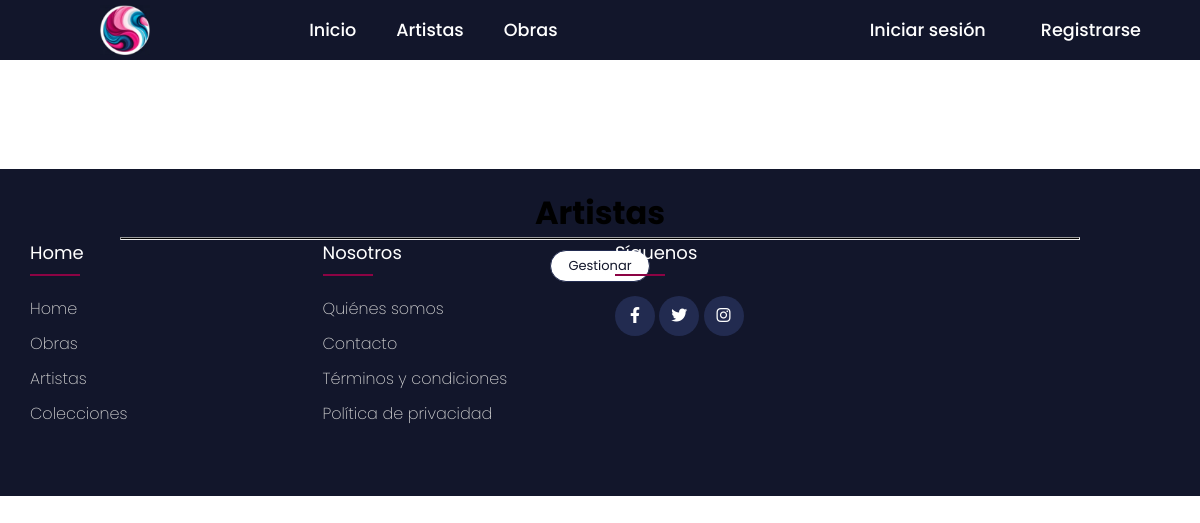
The app's page /artistas, older data.
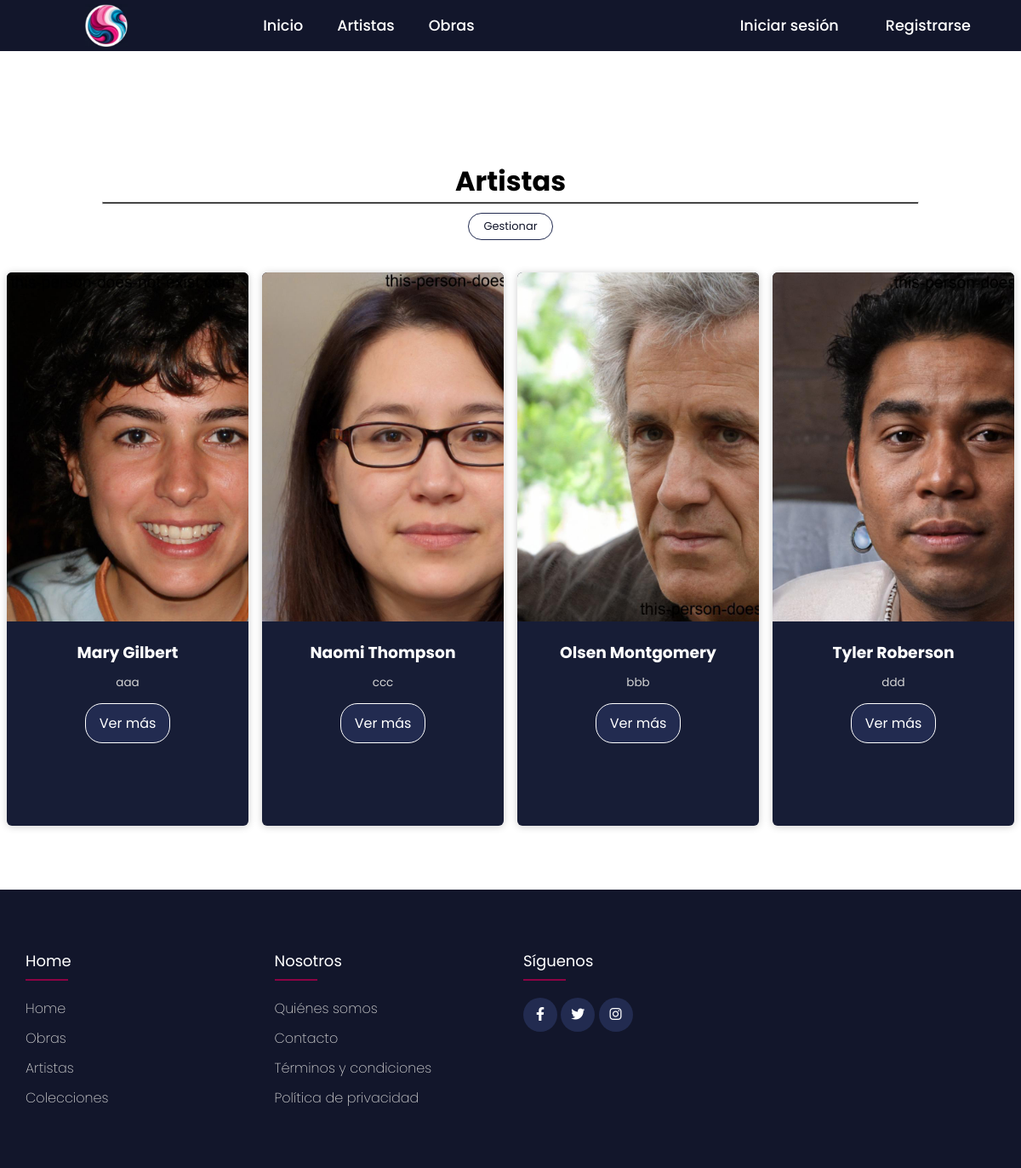
The same page, newer data.
### GroundZero/models.py (models this page shows, shortened)
class Artista(models.Model):
    idAr        = models.CharField(primary_key=True, max_length=6, null=False, verbose_name='idAr')
    nombreAr    = models.CharField(max_length=50, null=False, blank=False, verbose_name='nombreAr')
    apellidoAr  = models.CharField(max_length=50, null=True, blank=True, verbose_name='apellidoAr')
    fotoAr      = models.ImageField(upload_to='img/', null=False, blank=False, verbose_name='fotoAr')
    descAr      = models.CharField(max_length=250, null=False, blank=False, verbose_name='descAr')
    fechaIngr   = models.DateField(blank=False, null=False, verbose_name='fechaIgr')
    class Meta:
        ordering = ['nombreAr']

### GroundZero/views.py (the view)
# urls.py: path('artistas', views.artistas, name='artistas'),
def artistas(request):
    artistas  = Artista.objects.all()
    context = {"artistas":artistas}
    return render(request, 'GroundZero/artistas.html', context)

### GroundZero/templates/GroundZero/artistas.html (shortened to what this page needs)
{% extends "./base.html" %}
{% block body %}
{% load static %}
   <div class="Titutloartista"
        style="margin-top: 5cm;
               margin-bottom: -3cm;
               margin-left: 10%;
               margin-right: 10%;
               /* max-width: 1000px;  */
               width: 80%;
               justify-content: center;
               text-align: center;
               box-sizing: border-box;
               display: block;
               position: relative;
               flex-wrap: wrap;">
        <h1 style="color: black;">Artistas <hr style="height:3px; background: black;"></h1>
        <div>
            <a href="{% url 'gestArtista' %}" style="
            display: block;
            justify-content: center;
            flex-wrap: wrap;
                text-align: center;
                text-decoration: none;
                display: inline-block;
                padding: 5px;
                margin-top: 10px;
                font-size: small;
                color:var(--bg-color);
                background-color: var(--text-color);
                width: 100px;
                border-radius: 20px;
                border: 1px solid var(--ho-color);
                transition: all 400ms ease;">Gestionar</a>
        </div>
    </div>
    <div class="cuerpoGZ">
        <div class="containeerGZ" style="box-sizing: border-box;" >
        {% for ar in artistas %}
         <div class="cardGZ">
                <figure>
                    <img src="{{ar.fotoAr.url}}" style="width: 410px; height: 410px;" alt="">
                </figure>
                <div class="contenidoGZ">
                    <h3>{{ar.nombreAr}} {{ar.apellidoAr}}</h3>
                    <p>{{ar.descAr}}</p>
                    <br>
                    <a href="#">Ver más</a>
                </div>
            </div>
            {%endfor%}
        </div>
    </div>
{%endblock%}

Row changes from the older to the newer data that the page shows:
added Artista: fotoAr (picture), nombreAr "Mary", apellidoAr "Gilbert", descAr "aaa"
added Artista: fotoAr (picture), nombreAr "Naomi", apellidoAr "Thompson", descAr "ccc"
added Artista: fotoAr (picture), nombreAr "Olsen", apellidoAr "Montgomery", descAr "bbb"
added Artista: fotoAr (picture), nombreAr "Tyler", apellidoAr "Roberson", descAr "ddd"
